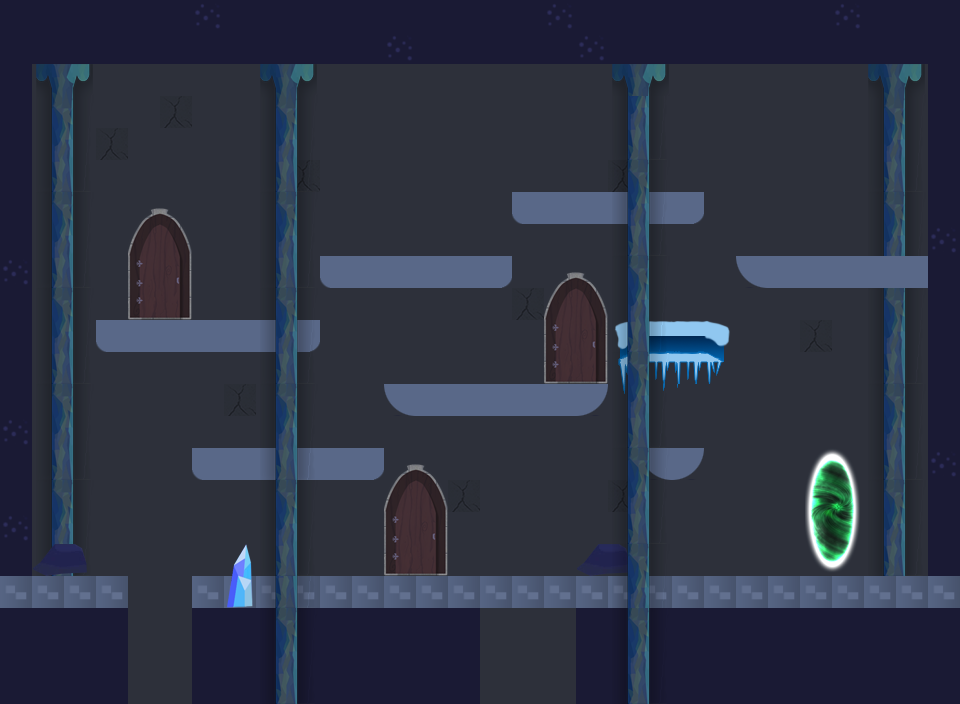

This is a level from a 2D game, rendered from its Tiled map with the project's own tilesets. A one-line summary and the map file follow, with tile-layer data summarised:
An orthogonal 30x22 tile map with 32x32 px tiles, 7 tile layers (bottom_background, bottom_decorations, environment, entities, ...) and 11 objects (2x npc, 2x vuoto, spawn0, paper, robot, ...).

<map version="1.0" tiledversion="1.0.1" orientation="orthogonal" renderorder="right-down" width="30" height="22" tilewidth="32" tileheight="32" nextobjectid="50">
 <properties>
  <property name="ParallaxEnabled" value="true" />
 </properties>
 <tileset firstgid="1" name="tilesmap3" tilewidth="32" tileheight="32" tilecount="104" columns="8">
  <image source="visual/tilesets/tilesmap3.png" width="256" height="416" />
  <tile id="1">
   <properties>
    <property name="tName" value="env" />
   </properties>
  </tile>
  <tile id="2">
   <properties>
    <property name="tName" value="env" />
   </properties>
  </tile>
  <tile id="8">
   <properties>
    <property name="isGround" value="" />
    <property name="isPlatform" value="" />
    <property name="tName" value="env" />
   </properties>
  </tile>
  <tile id="24">
   <properties>
    <property name="isGround" value="" />
    <property name="tName" value="env" />
   </properties>
  </tile>
  <tile id="32">
   <properties>
    <property name="isGround" value="" />
    <property name="isSlippery" value="" />
    <property name="tName" value="env" />
   </properties>
  </tile>
  <tile id="33">
   <properties>
    <property name="isGround" value="" />
    <property name="isSlippery" value="" />
    <property name="tName" value="env" />
   </properties>
  </tile>
  <tile id="34">
   <properties>
    <property name="isGround" value="" />
    <property name="isSlippery" value="" />
    <property name="tName" value="env" />
   </properties>
  </tile>
  <tile id="35">
   <properties>
    <property name="isBreakable" value="true" />
    <property name="tName" value="dynamicEnv" />
   </properties>
  </tile>
  <tile id="36">
   <properties>
    <property name="isBreakable" value="true" />
    <property name="tName" value="dynamicEnv" />
   </properties>
  </tile>
  <tile id="37">
   <properties>
    <property name="isSensor" value="true" />
    <property name="tName" value="endLevel" />
   </properties>
  </tile>
  <tile id="38">
   <properties>
    <property name="isSensor" value="true" />
    <property name="tName" value="endLevel" />
   </properties>
  </tile>
  <tile id="40">
   <properties>
    <property name="tName" value="env" />
   </properties>
  </tile>
  <tile id="41">
   <properties>
    <property name="tName" value="danger" />
   </properties>
  </tile>
  <tile id="42">
   <properties>
    <property name="tName" value="env" />
   </properties>
  </tile>
  <tile id="45">
   <properties>
    <property name="isSensor" value="true" />
    <property name="tName" value="endLevel" />
   </properties>
  </tile>
  <tile id="46">
   <properties>
    <property name="isSensor" value="true" />
    <property name="tName" value="endLevel" />
   </properties>
  </tile>
  <tile id="48">
   <properties>
    <property name="isSensor" value="true" />
    <property name="tName" value="env" />
   </properties>
  </tile>
  <tile id="49">
   <properties>
    <property name="isSensor" value="true" />
    <property name="tName" value="env" />
   </properties>
  </tile>
  <tile id="50">
   <properties>
    <property name="isSensor" value="true" />
    <property name="tName" value="env" />
   </properties>
  </tile>
  <tile id="53">
   <properties>
    <property name="isSensor" value="true" />
    <property name="tName" value="endLevel" />
   </properties>
  </tile>
  <tile id="54">
   <properties>
    <property name="isSensor" value="true" />
    <property name="tName" value="endLevel" />
   </properties>
  </tile>
  <tile id="56">
   <properties>
    <property name="tName" value="danger" />
   </properties>
  </tile>
  <tile id="61">
   <properties>
    <property name="isSensor" value="true" />
    <property name="tName" value="endLevel" />
   </properties>
  </tile>
  <tile id="62">
   <properties>
    <property name="isSensor" value="true" />
    <property name="tName" value="endLevel" />
   </properties>
  </tile>
  <tile id="64">
   <properties>
    <property name="tName" value="danger" />
   </properties>
  </tile>
  <tile id="77">
   <properties>
    <property name="tName" value="env" />
   </properties>
  </tile>
  <tile id="78">
   <properties>
    <property name="tName" value="env" />
   </properties>
  </tile>
  <tile id="82">
   <properties>
    <property name="isGround" value="" />
    <property name="isPlatform" value="" />
    <property name="tName" value="env" />
   </properties>
  </tile>
  <tile id="83">
   <properties>
    <property name="isGround" value="" />
    <property name="isPlatform" value="" />
    <property name="tName" value="env" />
   </properties>
  </tile>
  <tile id="85">
   <properties>
    <property name="isGround" value="" />
    <property name="isPlatform" value="" />
    <property name="tName" value="env" />
   </properties>
  </tile>
  <tile id="86">
   <properties>
    <property name="isGround" value="" />
    <property name="isPlatform" value="" />
    <property name="tName" value="env" />
   </properties>
  </tile>
 </tileset>
 <layer name="bottom_background" width="30" height="22" opacity="0.97">
  <data>[660 cells, 660 non-empty, 2 distinct tile ids]</data>
 </layer>
 <layer name="bottom_decorations" width="30" height="22">
  <data>[660 cells, 89 non-empty, 17 distinct tile ids]</data>
 </layer>
 <layer name="environment" width="30" height="22">
  <data>[660 cells, 259 non-empty, 29 distinct tile ids]</data>
 </layer>
 <layer name="entities" width="30" height="22">
  <data>[660 cells, 0 non-empty, 0 distinct tile ids]</data>
 </layer>
 <layer name="JUMPSCREEN" width="30" height="22">
  <data>[660 cells, 0 non-empty, 0 distinct tile ids]</data>
 </layer>
 <layer name="MAP_BUTTONS" width="30" height="22">
  <data>[660 cells, 0 non-empty, 0 distinct tile ids]</data>
 </layer>
 <objectgroup name="playerSpawn">
  <object id="1" name="spawn0" x="137" y="296" />
 </objectgroup>
 <objectgroup name="npcSpawn">
  <object id="9" name="npc" x="402" y="214.333" />
  <object id="10" name="npc" x="88" y="552" />
 </objectgroup>
 <objectgroup name="enemySpawn">
  <object id="3" name="enemy3" type="paper" x="832" y="226" />
  <object id="24" name="enemy1" type="robot" x="512" y="352">
   <properties>
    <property name="drop" value="gun" />
    <property name="walkerID" value="1" />
   </properties>
  </object>
  <object id="35" name="enemy2" type="chair" x="497.333" y="546.667">
   <properties>
    <property name="drop" value="life" />
   </properties>
  </object>
 </objectgroup>
 <objectgroup name="movingPlatforms">
  <object id="47" name="1-x" x="276" y="244">
   <properties>
    <property name="direction" value="horizontal" />
    <property name="id" value="1" />
    <property name="speed" value="80" />
    <property name="travelDistance" value="200" />
   </properties>
   <polyline points="0,0 113.333,0 113.333,18.6667 0,18.6667 0,0" />
  </object>
  <object id="49" name="2-y" x="116" y="192">
   <properties>
    <property name="direction" value="vertical" />
    <property name="id" value="1" />
    <property name="speed" value="40" />
    <property name="travelDistance" value="80" />
   </properties>
   <polyline points="0,0 105.333,0 105.333,18.6667 0,18.6667 0,0" />
  </object>
 </objectgroup>
 <objectgroup name="walkerRoutes">
  <object id="34" name="route1" x="425.333" y="398.667">
   <properties>
    <property name="walkerID" value="1" />
   </properties>
   <polygon points="0,0 147,0 147,10.6667 0,10.6667" />
  </object>
 </objectgroup>
 <objectgroup name="cadutaVuoto">
  <!-- 2 objects omitted --></objectgroup>
 <layer name="foreground_parallax12" width="30" height="22">
  <properties>
   <property name="parallaxFactorX" value="1.2" />
  </properties>
  <data>[660 cells, 80 non-empty, 8 distinct tile ids]</data>
 </layer>
</map>
<!-- 2 of 11 objects omitted -->
